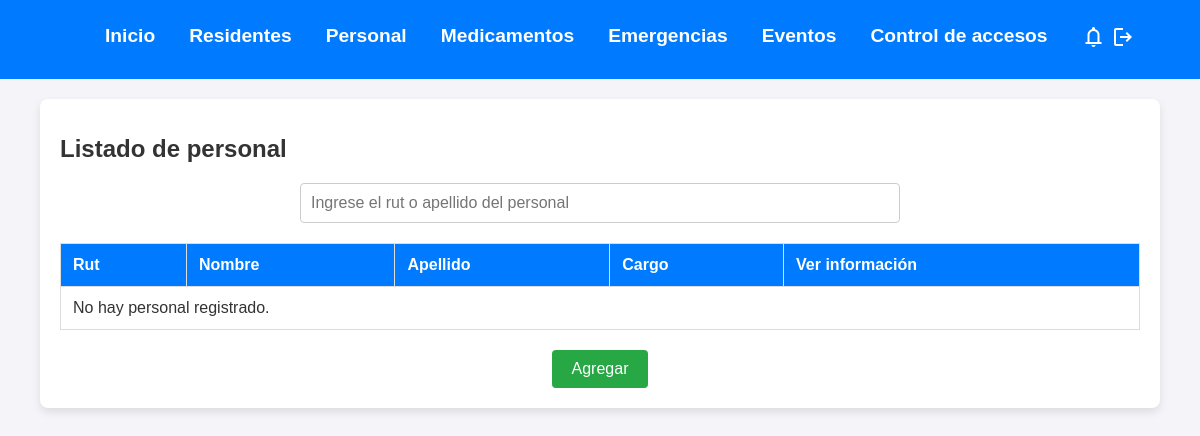
Page /dioxx/listPer/ (signed in) on the earlier database version.
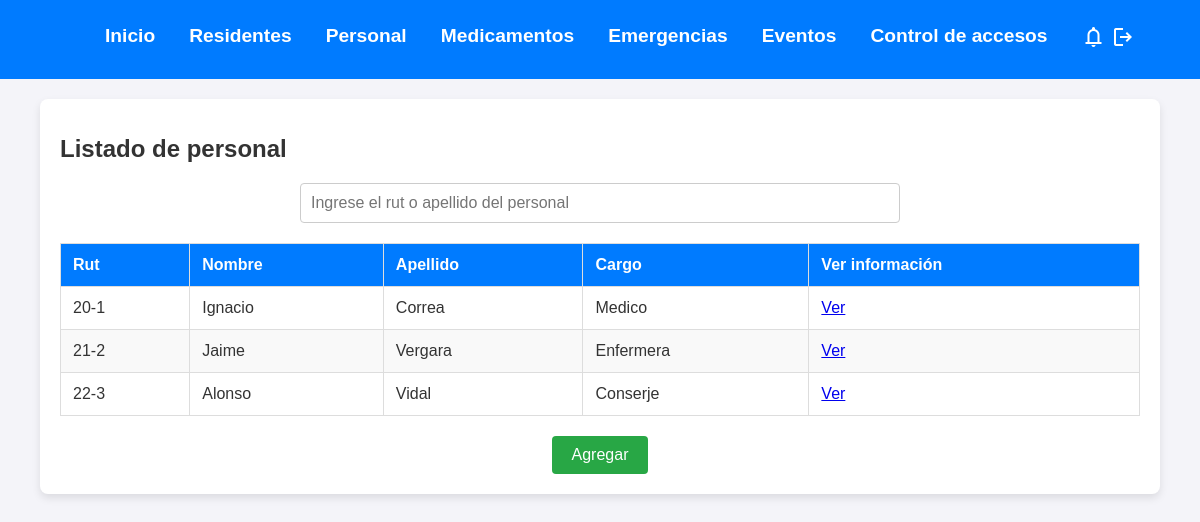
Same page on the later database version.
### dioxx/models.py (models this page shows, shortened)
class personal(models.Model):
    rut = models.CharField(max_length=12, primary_key=True, db_column="rut")
    nombre = models.CharField(max_length=80)
    apellido = models.CharField(max_length=80)
    cargo = models.ForeignKey("cargoPersonal", on_delete=models.CASCADE, db_column="idCargo")

class cargoPersonal(models.Model):
    idCargo = models.CharField(max_length=6, primary_key=True, db_column="idCargo")
    descripcion = models.CharField(max_length=30)

### dioxx/views.py (the view)
# urls.py: path("listPer/", views.listPer, name="listPer"),
@login_required
def listPer(request):
    personas = personal.objects.all()
    context = {
        "personal": personas
    }
    return render(request, "pages/personal/list_per.html", context)

### dioxx/templates/pages/personal/list_per.html (shortened to what this page needs)
<!DOCTYPE html>
<html lang="en">
  <head>
    {% load static %}
    <link rel="stylesheet" href="{% static './css/styleList.css' %}" />
  </head>
  <body>
    {% include "base/header.html" %}
    <main class="main-content">
      <h1 class="main-title">Listado de personal</h1>
      <section class="search-section">
        <div class="search-container">
          <input
            type="search"
            name="busc-per"
            placeholder="Ingrese el rut o apellido del personal"
            class="search-input"
          />
        </div>
      </section>
      <section class="table-section">
        <div class="table-container">
          <table class="residents-table">
            <thead>
              <tr>
                <th>Rut</th>
                <th>Nombre</th>
                <th>Apellido</th>
                <th>Cargo</th>
                <th>Ver información</th>
              </tr>
            </thead>
            <tbody>
              {% for persona in personal %}
              <tr>
                <td>{{ persona.rut }}</td>
                <td>{{ persona.nombre }}</td>
                <td>{{ persona.apellido }}</td>
                <td>{{ persona.cargo.descripcion }}</td>
                <td><a href="{% url 'verPer' pk=persona.rut %}">Ver</a></td>
              </tr>
              {% empty %}
              <tr>
                <td colspan="5">No hay personal registrado.</td>
              </tr>
              {% endfor %}
            </tbody>
          </table>
        </div>
      </section>
      <div class="add-button-container">
        <a href="{% url 'addPer' %}"
          ><button class="add-button">Agregar</button>
        </a>
      </div>
    </main>
  </body>
</html>

### dioxx/templates/base/header.html (shortened to what this page needs)
{% load static %}
<link rel="stylesheet" href="{% static './css/header.css' %}" />
<header>
    <nav>
      <ul class="font-texto">
        <li class="nav-item"><a href="{% url 'listRes' %}" class="nav-link">Inicio</a></li>
        <li class="nav-item"><a href="{% url 'listRes' %}" class="nav-link">Residentes</a></li>
        <li class="nav-item"><a href="{% url 'listPer' %}" class="nav-link">Personal</a></li>
        <li class="nav-item"><a href="{% url 'opcMed' %}" class="nav-link">Medicamentos</a></li>
        <li class="nav-item"><a href="{% url 'listErm' %}" class="nav-link">Emergencias</a></li>
        <li class="nav-item"><a href="{% url 'listEvt' %}" class="nav-link">Eventos</a></li>
        <li class="nav-item">
          <a href="{% url 'listAcc' %}" class="nav-link">Control de accesos</a>
        </li>
        <li class="nav-item">
          <div class="opciones">
            <a href="{% url 'notificaciones' %}">
              <span class="material-symbols-outlined">notifications</span>
            </a>
            <a href="{% url 'logout' %}"
              ><span class="material-symbols-outlined"> logout </span>
            </a>
          </div>
        </li>
      </ul>
    </nav>
  </header>

### dioxx/static/css/styleList.css (style rules this page uses)
body { font-family: Arial, sans-serif; margin: 0; padding: 0; background-color: #f4f4f9; color: #333; }
.main-content { width: 90%; max-width: 1200px; margin: 20px auto; padding: 20px; background-color: #fff; border-radius: 8px; box-shadow: 0 4px 8px rgba(0, 0, 0, 0.1); }
.main-title { font-size: 24px; font-weight: bold; margin-bottom: 20px; color: #333; }
.search-section { display: flex; justify-content: center; margin-bottom: 20px; }
.search-container { width: 100%; max-width: 600px; }
.search-input { width: 100%; padding: 10px; font-size: 16px; border-radius: 4px; border: 1px solid #ccc; outline: none; }
.table-section { overflow-x: auto; }
.table-container { width: 100%; }
.residents-table { width: 100%; border-collapse: collapse; text-align: left; }
.residents-table th, .residents-table td { padding: 12px; border: 1px solid #ddd; }
.residents-table th { background-color: #007bff; color: #fff; font-weight: bold; }
.residents-table tbody tr:nth-child(even) { background-color: #f9f9f9; }
.add-button-container { display: flex; justify-content: center; margin-top: 20px; }
.add-button { background-color: #28a745; color: #fff; padding: 10px 20px; border: none; border-radius: 4px; font-size: 16px; cursor: pointer; transition: background-color 0.3s; }

### dioxx/static/css/header.css (style rules this page uses)
body { margin: 0; padding: 0; font-family: Helvetica, Arial, sans-serif; }
nav { background-color: #007bff; padding: 25px; }
nav ul { display: flex; margin: 0 40px 0 40px; justify-content: space-between; }
nav ul li { list-style: none; }
nav ul li a { text-decoration: none; color: white; font-size: 1.2em; font-weight: bold; }

Differences in the rows shown:
added personal: rut "20-1", nombre "Ignacio", apellido "Correa", cargo.descripcion "Medico"
added personal: rut "21-2", nombre "Jaime", apellido "Vergara", cargo.descripcion "Enfermera"
added personal: rut "22-3", nombre "Alonso", apellido "Vidal", cargo.descripcion "Conserje"
Other differences:
text no longer shown: "No hay personal registrado."
